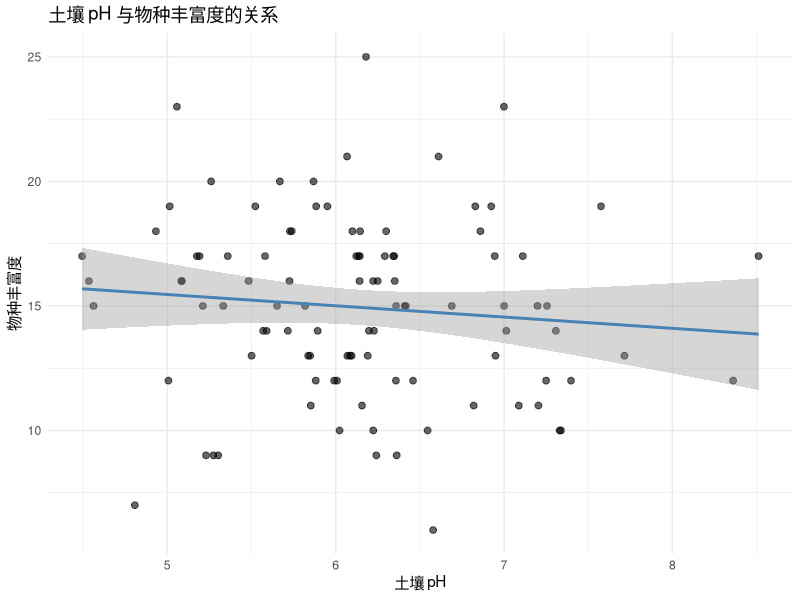
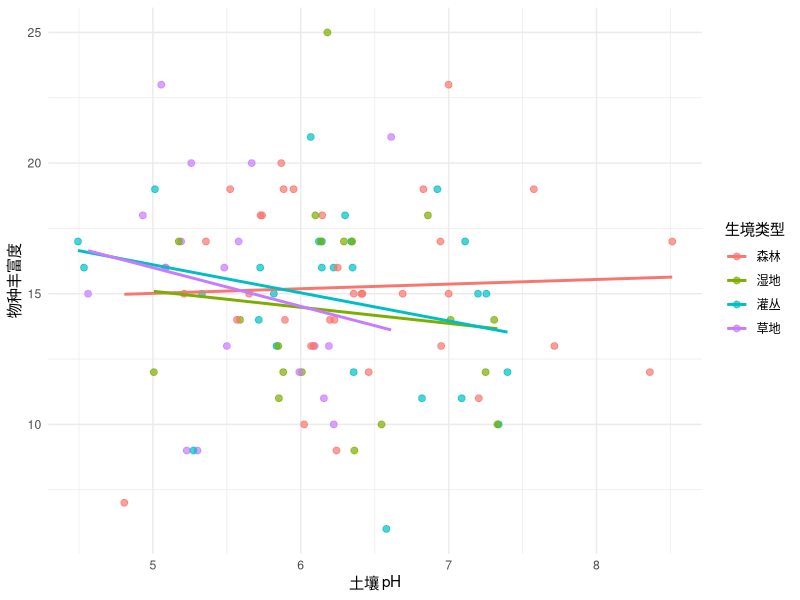
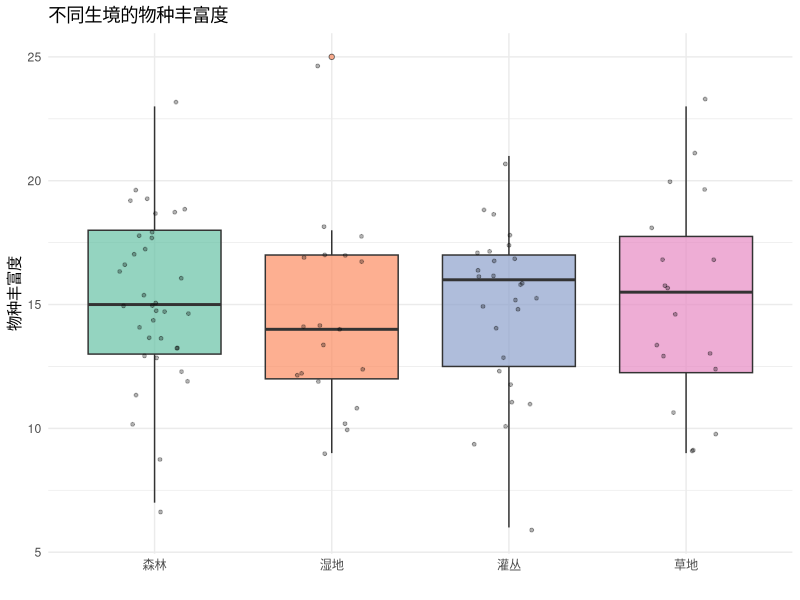
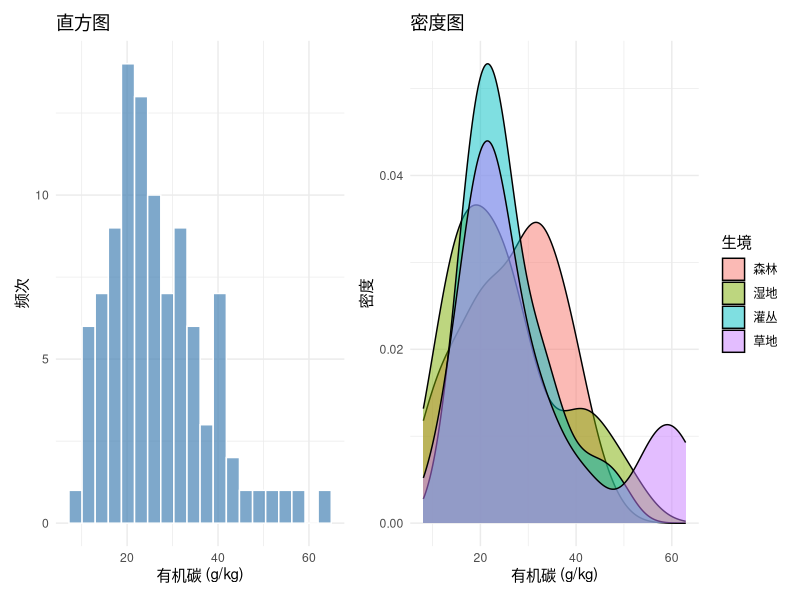
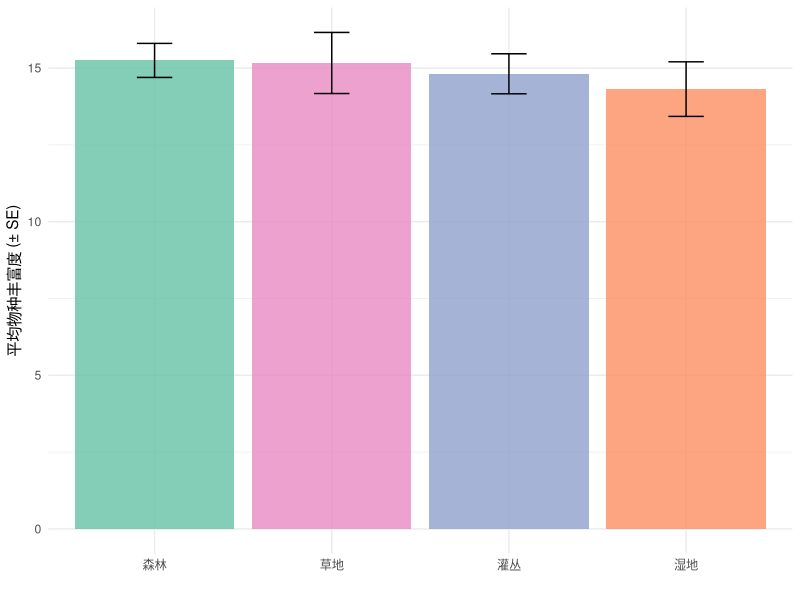
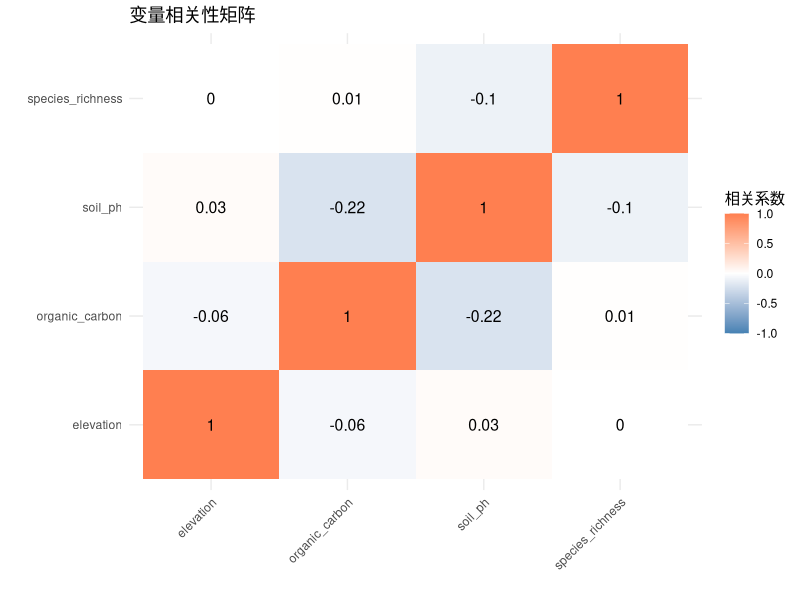
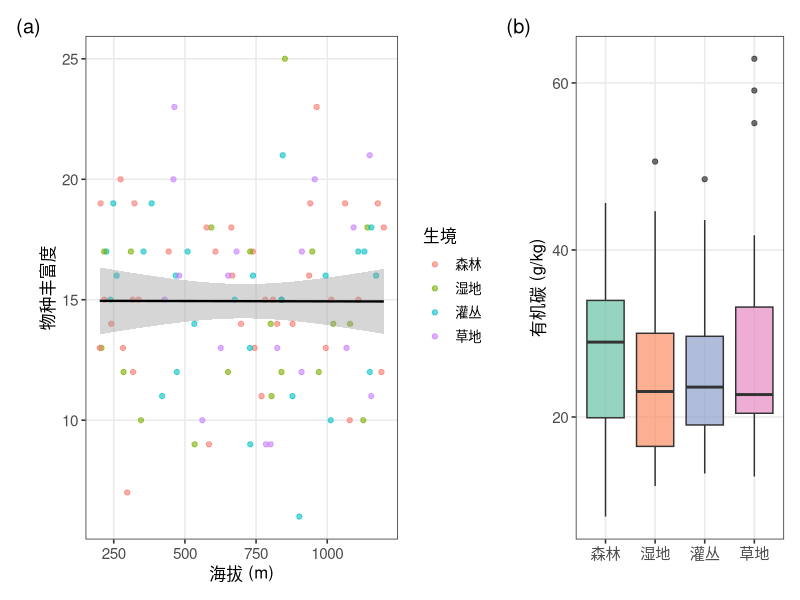

The R script that drew these images, in order:
## ---- chunk 1
library(tidyverse)
library(patchwork)
## ---- chunk 2
set.seed(2027)
n <- 100

ecology <- tibble(
  species_richness = rpois(n, 15),
  soil_ph = rnorm(n, 6.2, 0.8),
  organic_carbon = rlnorm(n, log(25), 0.4),
  elevation = runif(n, 200, 1200),
  habitat = sample(c("森林", "草地", "湿地", "灌丛"), n, replace = TRUE,
                   prob = c(0.4, 0.25, 0.15, 0.2)),
  season = sample(c("春", "夏", "秋", "冬"), n, replace = TRUE)
)
## ---- chunk 3
ggplot(ecology, aes(x = soil_ph, y = species_richness)) +
  geom_point(alpha = 0.6, size = 2) +
  geom_smooth(method = "lm", se = TRUE, color = "steelblue") +
  labs(x = "土壤 pH", y = "物种丰富度", title = "土壤 pH 与物种丰富度的关系") +
  theme_minimal()
## ---- chunk 4
ggplot(ecology, aes(x = soil_ph, y = species_richness, color = habitat)) +
  geom_point(alpha = 0.7, size = 2) +
  geom_smooth(method = "lm", se = FALSE) +
  labs(x = "土壤 pH", y = "物种丰富度", color = "生境类型") +
  theme_minimal()
## ---- chunk 5
ggplot(ecology, aes(x = habitat, y = species_richness, fill = habitat)) +
  geom_boxplot(alpha = 0.7, outlier.shape = 21) +
  geom_jitter(width = 0.2, alpha = 0.3, size = 1) +
  labs(x = "", y = "物种丰富度", title = "不同生境的物种丰富度") +
  scale_fill_brewer(palette = "Set2") +
  theme_minimal() +
  theme(legend.position = "none")
## ---- chunk 6
p1 <- ggplot(ecology, aes(x = organic_carbon)) +
  geom_histogram(bins = 20, fill = "steelblue", alpha = 0.7, color = "white") +
  labs(x = "有机碳 (g/kg)", y = "频次", title = "直方图") +
  theme_minimal()

p2 <- ggplot(ecology, aes(x = organic_carbon, fill = habitat)) +
  geom_density(alpha = 0.5) +
  labs(x = "有机碳 (g/kg)", y = "密度", title = "密度图", fill = "生境") +
  theme_minimal()

p1 + p2
## ---- chunk 7
ecology |>
  group_by(habitat) |>
  summarise(
    mean_richness = mean(species_richness),
    se = sd(species_richness) / sqrt(n())
  ) |>
  ggplot(aes(x = reorder(habitat, -mean_richness), y = mean_richness, fill = habitat)) +
  geom_col(alpha = 0.8) +
  geom_errorbar(aes(ymin = mean_richness - se, ymax = mean_richness + se),
                width = 0.2) +
  labs(x = "", y = "平均物种丰富度 (± SE)") +
  scale_fill_brewer(palette = "Set2") +
  theme_minimal() +
  theme(legend.position = "none")
## ---- chunk 8
# 计算相关系数
cor_matrix <- ecology |>
  select(species_richness, soil_ph, organic_carbon, elevation) |>
  cor()

# 转为长格式绑图
cor_matrix |>
  as.data.frame() |>
  rownames_to_column("var1") |>
  pivot_longer(-var1, names_to = "var2", values_to = "cor") |>
  ggplot(aes(x = var1, y = var2, fill = cor)) +
  geom_tile() +
  geom_text(aes(label = round(cor, 2)), size = 4) +
  scale_fill_gradient2(low = "steelblue", mid = "white", high = "coral",
                       midpoint = 0, limits = c(-1, 1)) +
  labs(title = "变量相关性矩阵", x = "", y = "", fill = "相关系数") +
  theme_minimal() +
  theme(axis.text.x = element_text(angle = 45, hjust = 1))
## ---- chunk 9
theme_paper <- function(base_size = 12) {
  theme_bw(base_size = base_size) +
  theme(
    panel.grid.minor = element_blank(),
    panel.grid.major = element_line(color = "grey92"),
    strip.background = element_rect(fill = "grey95", color = NA),
    legend.background = element_rect(fill = "white", color = NA),
    plot.title = element_text(face = "bold", size = base_size + 2),
    axis.title = element_text(size = base_size),
    axis.text = element_text(size = base_size - 1)
  )
}
## ---- chunk 10
#| fig-width: 10
#| fig-asp: 0.5

p_scatter <- ggplot(ecology, aes(x = elevation, y = species_richness)) +
  geom_point(aes(color = habitat), alpha = 0.6) +
  geom_smooth(method = "lm", color = "black", linewidth = 0.8) +
  labs(x = "海拔 (m)", y = "物种丰富度", color = "生境") +
  theme_paper()

p_box <- ggplot(ecology, aes(x = habitat, y = organic_carbon, fill = habitat)) +
  geom_boxplot(alpha = 0.7) +
  labs(x = "", y = "有机碳 (g/kg)") +
  scale_fill_brewer(palette = "Set2") +
  theme_paper() +
  theme(legend.position = "none")

# 组合并添加标签
p_scatter + p_box +
  plot_annotation(tag_levels = "a", tag_prefix = "(", tag_suffix = ")") +
  plot_layout(widths = c(1.5, 1))
